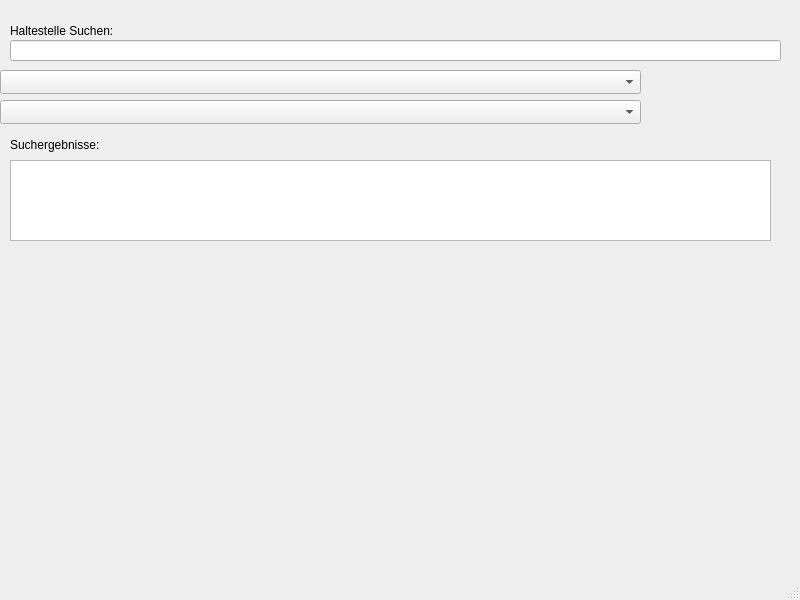
<?xml version="1.0" encoding="UTF-8"?>
<ui version="4.0">
 <class>MainWindow</class>
 <widget class="QMainWindow" name="MainWindow">
  <property name="geometry">
   <rect>
    <x>0</x>
    <y>0</y>
    <width>800</width>
    <height>600</height>
   </rect>
  </property>
  <property name="windowTitle">
   <string>MainWindow</string>
  </property>
  <widget class="QWidget" name="centralwidget">
   <widget class="QWidget" name="verticalLayoutWidget">
    <property name="geometry">
     <rect>
      <x>10</x>
      <y>40</y>
      <width>771</width>
      <height>21</height>
     </rect>
    </property>
    <layout class="QVBoxLayout" name="verticalLayout"/>
   </widget>
   <widget class="QWidget" name="verticalLayoutWidget_5">
    <property name="geometry">
     <rect>
      <x>10</x>
      <y>20</y>
      <width>119</width>
      <height>21</height>
     </rect>
    </property>
    <layout class="QVBoxLayout" name="verticalLayout_5">
     <item>
      <widget class="QLabel" name="label_2">
       <property name="text">
        <string>Haltestelle Suchen:</string>
       </property>
      </widget>
     </item>
    </layout>
   </widget>
   <widget class="QComboBox" name="comboBox">
    <property name="geometry">
     <rect>
      <x>0</x>
      <y>70</y>
      <width>641</width>
      <height>24</height>
     </rect>
    </property>
   </widget>
   <widget class="QComboBox" name="comboBox_fahrt">
    <property name="geometry">
     <rect>
      <x>0</x>
      <y>100</y>
      <width>641</width>
      <height>24</height>
     </rect>
    </property>
   </widget>
   <widget class="QTableWidget" name="tableWidget">
    <property name="geometry">
     <rect>
      <x>10</x>
      <y>160</y>
      <width>761</width>
      <height>81</height>
     </rect>
    </property>
   </widget>
   <widget class="QLineEdit" name="searchLineEdit">
    <property name="geometry">
     <rect>
      <x>10</x>
      <y>40</y>
      <width>771</width>
      <height>21</height>
     </rect>
    </property>
   </widget>
   <widget class="QLabel" name="label">
    <property name="geometry">
     <rect>
      <x>10</x>
      <y>130</y>
      <width>119</width>
      <height>29</height>
     </rect>
    </property>
    <property name="text">
     <string>Suchergebnisse:</string>
    </property>
   </widget>
   <widget class="RenderArea" name="widget" native="true">
    <property name="geometry">
     <rect>
      <x>10</x>
      <y>250</y>
      <width>771</width>
      <height>301</height>
     </rect>
    </property>
   </widget>
  </widget>
  <widget class="QMenuBar" name="menubar">
   <property name="geometry">
    <rect>
     <x>0</x>
     <y>0</y>
     <width>800</width>
     <height>23</height>
    </rect>
   </property>
  </widget>
  <widget class="QStatusBar" name="statusbar"/>
 </widget>
 <customwidgets>
  <customwidget>
   <class>RenderArea</class>
   <extends>QWidget</extends>
   <header>renderarea.h</header>
   <container>1</container>
  </customwidget>
 </customwidgets>
 <resources/>
 <connections/>
</ui>
